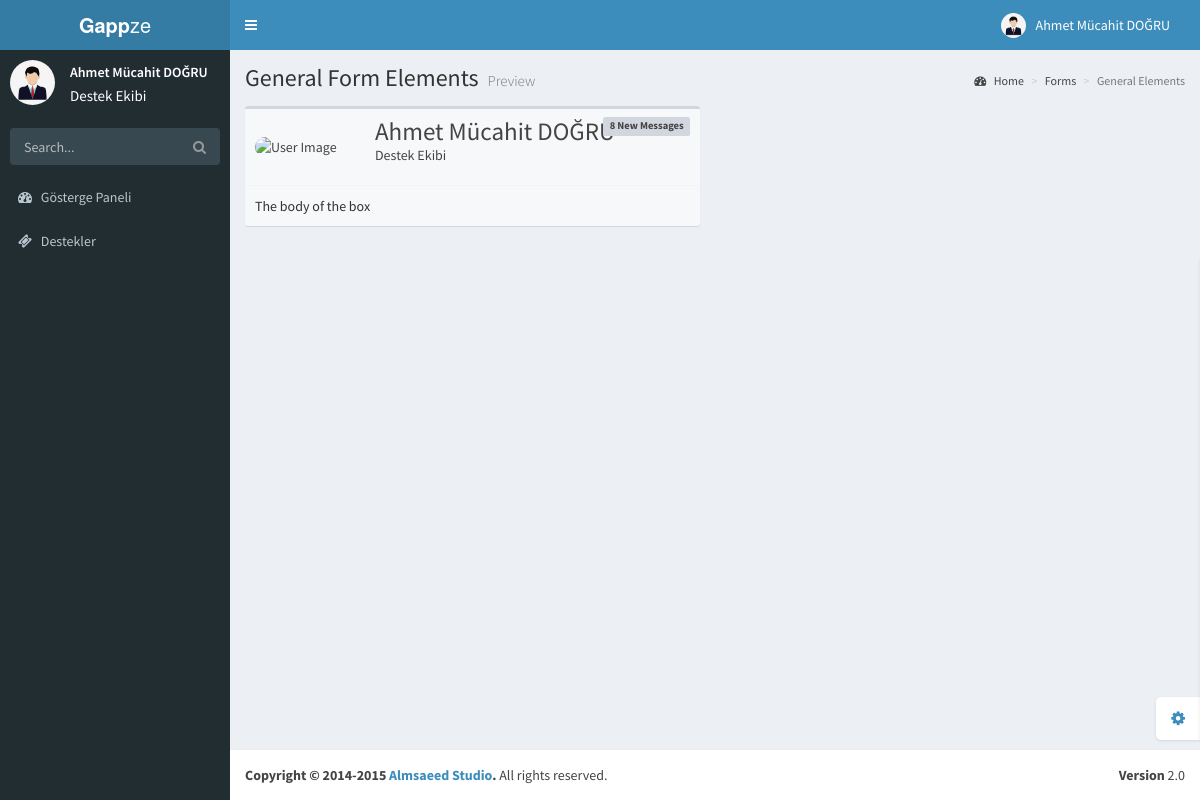
/admin/profile.php (signed in), run on the app's committed database.
### tables this page shows
CREATE TABLE `accounts` (
  `id` int(11) NOT NULL,
  `firstName` varchar(64) NOT NULL,
  `lastName` varchar(64) NOT NULL,
  `email` varchar(255) NOT NULL,
  `password` varchar(255) NOT NULL,
  `permission` int(11) NOT NULL,
  `department` int(11) NOT NULL,
  `createdDate` timestamp NOT NULL DEFAULT current_timestamp() ON UPDATE current_timestamp()
);

CREATE TABLE `roles` (
  `id` int(11) NOT NULL,
  `name` varchar(255) NOT NULL
);

CREATE TABLE `pages` (
  `id` int(11) NOT NULL,
  `name` varchar(255) NOT NULL,
  `src` varchar(255) NOT NULL,
  `permission` int(11) NOT NULL,
  `location` int(11) NOT NULL,
  `dropdown` int(11) NOT NULL,
  `isDropdown` int(11) NOT NULL,
  `icon` varchar(255) NOT NULL,
  `isLogged` int(11) NOT NULL
);

### functions/account.function.php (called while the page is built, shortened)
<?php
class Accounts{
  public function getPermissionName($id){
      $class = new classFonksiyon();
      $db = $class->dbConnection();
      $accounts = $db->prepare("SELECT permission FROM accounts WHERE id = ?");
      $accounts->execute(array(
        $id
      ));
      $accounts_fetch = $accounts->fetch();
      $roles = $db->prepare("SELECT * FROM roles WHERE id = ?");
      $roles->execute(array(
        $accounts_fetch["permission"]
      ));
      $roles_fetch = $roles->fetch();
      if($accounts->rowCount() != 0){
        if($roles_fetch == 0){
          return "Üye";
        }else{
        return $roles_fetch["name"];
        }
      }else{
        return false;
      }
  }
  public function getName($id){
    $class = new classFonksiyon();
    $db = $class->dbConnection();
    $accounts = $db->prepare("SELECT firstName,lastName FROM accounts WHERE id = ?");
    $accounts->execute(array(
      $id
    ));
    $accounts_fetch = $accounts->fetch();
    if($accounts->rowCount() != 0){
    return $accounts_fetch["firstName"]." ".$accounts_fetch["lastName"];
    }
  }
}

### functions/class.function.php (the view, shortened to what this page needs)
<?php
class classFonksiyon {
    private $settings = "/settings.json";
    private $host;
    private $username;
    private $password;
    private $database;
    public function __construct()
    {
      $jsonVeri = file_get_contents($_SERVER['DOCUMENT_ROOT'].$this->settings);
      $jsonVeri = json_decode($jsonVeri,true);
      $this->host = $jsonVeri["host"];
      $this->username = $jsonVeri["user"];
      $this->password = $jsonVeri["password"];
      $this->database = $jsonVeri["database"];
    }
    public function dbConnection(){
      try {
        $conn = new PDO("mysql:host=$this->host;dbname=$this->database;charset=utf8", $this->username, $this->password);
        $conn->setAttribute(PDO::ATTR_ERRMODE, PDO::ERRMODE_EXCEPTION);
      } catch(PDOException $e) {
        $message = "Connection failed: " . $e->getMessage();
      }
      return $conn;
    }
    public function pagesAll($location,$permission){
      $db = $this->dbConnection();
      if($db){
        if($location == 1){
          $page = $db->prepare("SELECT * FROM pages WHERE location = ?");
          $page->execute(array(
            $location
          ));
          if($page->rowCount() != 0){
            foreach ($page as $page_veri) {
                if($page_veri["permission"] == $permission){
                  if($page_veri["isDropdown"] == 1){
                  echo "
                  <li class='treeview'>
                  <a href='#'>
                  <i class='{$page_veri["icon"]}'></i>
                  <span>{$page_veri["name"]}</span></a>";
                    echo '<ul class="treeview-menu">';
                    echo "</ul></li>";
                  }else{
                    if($page_veri["dropdown"] == 0){
                    echo "<li class='treeview'>";
                    echo "<a href='{$page_veri["src"]}'>";
                    echo "<i class='{$page_veri["icon"]}'></i> <span>{$page_veri["name"]}</span>";
                    echo "</a>";
                    echo "</li>";
                    }
                  }
                }
            }
        }
      }
    }
    }
}

### admin/profile.php (shortened to what this page needs)
<?php
require_once($_SERVER['DOCUMENT_ROOT']."/functions/functionBase.php");
?>
<!DOCTYPE html>
<html>
<head>
    <link href="resources/bootstrap/css/bootstrap.min.css" rel="stylesheet" type="text/css" />
    <link href="https://maxcdn.bootstrapcdn.com/font-awesome/4.3.0/css/font-awesome.min.css" rel="stylesheet"
        type="text/css" />
    <link href="http://code.ionicframework.com/ionicons/2.0.0/css/ionicons.min.css" rel="stylesheet" type="text/css" />
    <link href="resources/css/AdminLTE.min.css" rel="stylesheet" type="text/css" />
    <link href="resources/css/skins/_all-skins.min.css" rel="stylesheet" type="text/css" />
</head>
<body class="skin-blue">
    <div class="wrapper">
        <?php
            include("pages/header.php");
            include("pages/navbar.php");
        ?>
        <div class="content-wrapper">
            <section class="content-header">
                <h1>
                    General Form Elements
                    <small>Preview</small>
                </h1>
                <ol class="breadcrumb">
                    <li><a href="#"><i class="fa fa-dashboard"></i> Home</a></li>
                    <li><a href="#">Forms</a></li>
                    <li class="active">General Elements</li>
                </ol>
            </section>
            <section class="content">
                <div     class="row">
                    <div class="col-md-6">
                        <div class="box-user box-default">
                            <div class="box-header with-border user-container">
                                <img src="https://avatars.githubusercontent.com/u/71610210?v=4" class="user-image" alt="User Image" width="100px"/>
                                <div class="user-text-area">
                                    <h3 class="box-title"><?= $user->getName($_SESSION["userAccountID"]); ?></h3>
                                    <p class=""><?= $user->getPermissionName($_SESSION["userAccountID"]); ?></p>
                                </div>
                                <div class="box-tools pull-right">
                                    <span class="label label-default">8 New Messages</span>
                                </div>
                            </div>
                            <div class="box-body">
                                The body of the box
                            </div>
                        </div>
                    </div>
                </div>
            </section>
        </div>
        <footer class="main-footer">
            <div class="pull-right hidden-xs">
                <b>Version</b> 2.0
            </div>
            <strong>Copyright &copy; 2014-2015 <a href="http://almsaeedstudio.com">Almsaeed Studio</a>.</strong> All
            rights reserved.
        </footer>
    </div>
</body>
</html>

### admin/pages/header.php (shortened to what this page needs)
<header class="main-header">
    <a href="index.php" class="logo"><b>Gapp</b>ze</a>
    <nav class="navbar navbar-static-top" role="navigation">
        <a href="#" class="sidebar-toggle" data-toggle="offcanvas" role="button">
        </a>
        <div class="navbar-custom-menu">
            <ul class="nav navbar-nav">
                <li class="dropdown user user-menu">
                    <a href="#" class="dropdown-toggle" data-toggle="dropdown">
                        <img src="/resources/img/user.jpg" class="user-image" alt="User Image" />
                        <span class="hidden-xs"><?= $user->getName($_SESSION["userAccountID"]); ?></span>
                    </a>
                </li>
            </ul>
        </div>
    </nav>
</header>

### admin/pages/navbar.php
<aside class="main-sidebar">
    <section class="sidebar">
        <div class="user-panel">
            <div class="pull-left image">
                <img src="/resources/img/user.jpg" class="img-circle" alt="User Image" />
            </div>
            <div class="pull-left info">
                <p><?= $user->getName($_SESSION["userAccountID"]); ?></p>
                <a style="font-size: 15px"><?= $user->getPermissionName($_SESSION["userAccountID"]) ?></a>
            </div>
        </div>
        <form action="#" method="get" class="sidebar-form">
            <div class="input-group">
                <input type="text" name="q" class="form-control" placeholder="Search..." />
                <span class="input-group-btn">
                    <button type='submit' name='search' id='search-btn' class="btn btn-flat"><i
                            class="fa fa-search"></i></button>
                </span>
            </div>
        </form>
        <ul class="sidebar-menu">
             <?php
                $class->pagesAll(1,0);
            ?>
        </ul>
    </section>
</aside>

### data on the page
accounts: $user->getName($_SESSION["userAccountID"]) "Ahmet Mücahit DOĞRU", permission.name "Destek Ekibi"
pages: name "Gösterge Paneli"
pages: name "Destekler"
